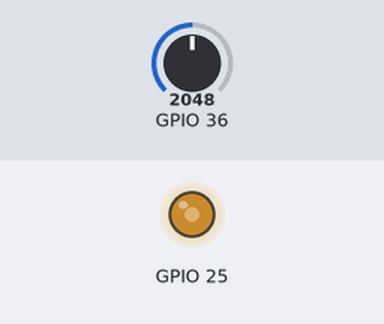
Recording of a program running on a simulated ESP32. Shown: output pins drawn as LEDs (lit = HIGH). The test bench sets the inputs (shaded band); at power-on: GPIO 36 = 2048. What the program prints to the serial monitor is not drawn.

Above: at 1.2 s.
1.3 s: GPIO 36 set to 0
4.3 s: GPIO 36 set to 4095
Timing chart, 0 to 13.3 s (numbered marks = the images above; inputs shaded):
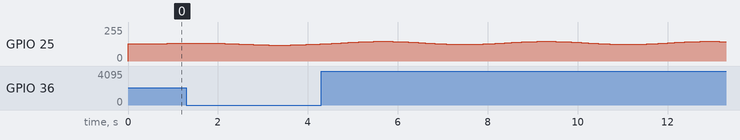

The program:

main.cpp
```cpp
#include <Arduino.h>
#include "steptimer.h"
#include "statespace.h"
#include <driver/adc.h>
//#include <dac.h>


StepTimer timer;
sss::StateSpace<2,1,1> sys;
maths::matrix<1,1> u;

void setup() {
	Serial.begin(115200);

	maths::matrix<2,2> A = {{0,1},{-1 -2}};
	maths::matrix<2,1> B = {{0},{1}};
	maths::matrix<1,2> C = {{1,0}};

	sys.setA(A);
	sys.setB(B);
	sys.setC(C);
	u.set<0,0>(0);

	adc1_config_width(ADC_WIDTH_BIT_12);
    adc1_config_channel_atten(ADC1_CHANNEL_0, ADC_ATTEN_DB_0);

	timer.fixedStepTime(1000);
	timer.reset();
}

#define FACTOR 0.0000805860805860
#define CONVERT(val) ((float)((FACTOR)*(val)))

float value;
void loop()
{
	//
	timer.tick([&]()mutable
	{
		value = CONVERT(adc1_get_raw(ADC1_CHANNEL_0));
		u.set<0,0>(value);
		sys.updateLeapfrog(timer.elapsedTime()/1000000.0f, u);

		float output = sys.getOutput().get<0,0>() / 3.3f;
		output = output * 255 + 128;
		output = min(max(output, 0.0f), 255.0f);
		dacWrite(DAC1, (uint8_t)output);
		Serial.print(output);
	});
}
```

matrix.h
```cpp
#pragma once
#include <stdint.h>
#include <math.h>

namespace maths
{
    template<size_t ROW, size_t COL>
    struct matrix {
        enum matrix_type {
            ZERO,
            IDENTITY
        };

        matrix(std::initializer_list<std::initializer_list<float>> init) {
            size_t i = 0;
            for (auto& row : init) {
                size_t j = 0;
                for (auto& value : row) {
                    data[i][j] = value;
                    ++j;
                }
                ++i;
            }
        }

        matrix(float value = 0) {
            for (size_t i = 0; i < ROW; ++i) for (size_t j = 0; j < COL; ++j)
			    data[i][j] = value;
        }
        matrix(matrix_type type) {
            switch (type)
            {
            case IDENTITY:
                for (size_t i = 0; i < ROW; ++i) for (size_t j = 0; j < COL; ++j)
                    data[i][j] = (i == j) ? 1 : 0;
                break;
            default:
                for (size_t i = 0; i < ROW; ++i) for (size_t j = 0; j < COL; ++j)
                    data[i][j] = 0;
            //case ZERO:
                break;
            }
        }
        matrix(matrix&&) = default;
        matrix(matrix const&) = default;

        matrix& operator = (matrix&&) = default;
        matrix& operator = (matrix const&) = default;

        matrix& operator = (matrix_type type) {
            switch (type)
            {
            case IDENTITY:
                for (size_t i = 0; i < ROW; ++i) for (size_t j = 0; j < COL; ++j)
                    data[i][j] = (i == j) ? 1 : 0;
                break;
            default:
                for (size_t i = 0; i < ROW; ++i) for (size_t j = 0; j < COL; ++j)
                    data[i][j] = 0;
            //case ZERO:
                break;
            }
			return *this;
        }

        template<size_t M, size_t N>
        float & get() {
            static_assert(M < ROW && N < COL, "Index out of bounds");
            return data[M][N];
		}
        template<size_t M, size_t N>
        float const& get()const {
            static_assert(M < ROW && N < COL, "Index out of bounds");
            return data[M][N];
        }
        template<size_t M, size_t N>
        void set(float value) {
            static_assert(M < ROW && N < COL, "Index out of bounds");
            data[M][N] = value;
        }

        float& operator ()(size_t i, size_t j) {
            return data[i][j];
        }
        float const& operator()(size_t i, size_t j) const {
            return data[i][j];
        }

    private:
		float data[ROW][COL];
    };
}

namespace maths
{
    template<size_t M, size_t N>
    inline matrix<M, N>& zero(matrix<M, N>& m) {
		m = matrix<M, N>::ZERO;
        return m;
    }

    template<size_t M>
    inline matrix<M, M>& identity(matrix<M, M>& m) {
        m = matrix<M, M>::IDENTITY;
        return m;
    }

    template<size_t M, size_t N, size_t O>
    inline matrix<M, O> mul(matrix<M, N> const& a, matrix<N, O> const& b) {
        matrix<M, O> out(0);
        for (int i = 0; i < M; i++) {
            for (int k = 0; k < O; k++) {
                for (int j = 0; j < N; j++) {
                    out(i, k) += a(i, j) * b(j, k);
                }
            }
        }
        return out;
    }

    template<size_t M, size_t N>
    inline matrix<M, N> mul(matrix<M, N> const& a, float const& b) {
        matrix<M, N> out(0);
        for (int i = 0; i < M; i++) {
            for (int k = 0; k < N; k++) {
                out(i, k) = a(i, k) * b;
            }
        }
        return out;
    }

    template<size_t M, size_t N>
    inline matrix<M, N> mul(float const& a, matrix<M, N> const& b) {
        matrix<M, N> out(0);
        for (int i = 0; i < M; i++) {
            for (int k = 0; k < N; k++) {
                out(i, k) = a * b(i, k);
            }
        }
        return out;
    }

    template<size_t M, size_t N>
    inline matrix<M, N> add(matrix<M, N> const& a, matrix<M, N> const& b) {
        matrix<M, N> out;
        for (int i = 0; i < M; i++) {
            for (int k = 0; k < N; k++) {
                out(i, k) = a(i, k) + b(i, k);
            }
        }
        return out;
	}

    template<size_t M, size_t N>
    inline matrix<M, N> sub(matrix<M, N> const& a, matrix<M, N> const& b) {
        matrix<M, N> out;
        for (int i = 0; i < M; i++) {
            for (int k = 0; k < N; k++) {
                out(i, k) = a(i, k) - b(i, k);
            }
        }
        return out;
    }

    // Transpuesta
    template<size_t M>
    inline matrix<M, M>& transpose(matrix<M, M>& m) {
        for (int i = 0; i < M; i++) {
            for (int j = i + 1; j < M; j++) {
                float tmp = m(i, j);
                m(i, j) = m(j, i);
                m(j, i) = tmp;
            }
        }
        return m;
    }

    // Determinante (recursivo por expansión de cofactores, no muy eficiente)
    template<size_t M>
    inline float det(matrix<M, M> const& m) {
        if (M == 1) {
            return m(0, 0);
        }
        else if (M == 2) {
            return m(0, 0) * m(1, 1) - m(0, 1) * m(1, 0);
        }
        else {
            float d = 0;
            for (int j = 0; j < M; j++) {
                // construir submatriz (M-1)x(M-1)
                matrix<M - 1, M - 1> sub;
                for (int r = 1; r < M; r++) {
                    int colIndex = 0;
                    for (int c = 0; c < M; c++) {
                        if (c == j) continue;
                        sub(r - 1, colIndex) = m(r, c);
                        colIndex++;
                    }
                }
                float cofactor = ((j % 2 == 0) ? 1 : -1) * m(0, j) * det(sub);
                d += cofactor;
            }
            return d;
        }
    }

    // Inversa (usando adjunta y determinante)
    template<size_t M>
    inline matrix<M, M> invert(matrix<M, M> const& m) {
        float d = det(m);
        if (d == 0) throw std::runtime_error("Matrix not invertible");

        matrix<M, M> out(0);
        for (int i = 0; i < M; i++) {
            for (int j = 0; j < M; j++) {
                // submatriz
                matrix<M - 1, M - 1> sub;
                int rIndex = 0;
                for (int r = 0; r < M; r++) {
                    if (r == i) continue;
                    int cIndex = 0;
                    for (int c = 0; c < M; c++) {
                        if (c == j) continue;
                        sub(rIndex, cIndex) = m(r, c);
                        cIndex++;
                    }
                    rIndex++;
                }
                float cofactor = (((i + j) % 2 == 0) ? 1 : -1) * det(sub);
                out(j, i) = cofactor / d; // transpuesta de cofactores
            }
        }
        return out;
    }

    template<size_t M>
    inline matrix<M, M> pow(matrix<M, M> const& m, int n) {
        if (n == 0) {
            return matrix<M, M>::IDENTITY;
        }
        else if (n > 0) {
            matrix<M, M> result = m;
            for (int i = 1; i < n; i++) {
                result = result * m;
            }
            return result;
        }
        else {
            return invert(pow(m, -n));
        }
    }
}

namespace maths
{
    template<size_t M, size_t N, size_t O>
    inline matrix<M, O> operator * (matrix<M, N> const& a, matrix<N, O> const& b) {
        return mul(a, b);
	}
    template<size_t M, size_t N>
    inline matrix<M, N> operator * (matrix<M, N> const& a, float const& b) {
        return mul(a, b);
    }
    template<size_t M, size_t N>
    inline matrix<M, N> operator * (float const& a, matrix<M, N> const& b) {
        return mul(a, b);
    }
    template<size_t M, size_t N>
    inline matrix<M, N> operator + (matrix<M, N> const& a, matrix<M, N> const& b) {
        return add(a, b);
    }
    template<size_t M, size_t N>
    inline matrix<M, N> operator - (matrix<M, N> const& a, matrix<M, N> const& b) {
        return sub(a, b);
	}

    template<size_t M>
    inline matrix<M, M> operator ~ (matrix<M, M> const& m) {
        return transpose(matrix<M, M>(m));
	}
}
```

statespace.h
```cpp
#pragma once

#include "matrix.h"

namespace sss
{
    using namespace maths;
    template<size_t N, size_t IN, size_t OUT>
    class StateSpace {
    public:
        StateSpace()
            : A(matrix<N, N>::ZERO)
            , B(matrix<N, IN>::ZERO)
            , C(matrix<OUT, N>::ZERO)
            , D(matrix<OUT, IN>::ZERO)
            , x(matrix<N, 1>::ZERO)
            , y(matrix<OUT, 1>::ZERO)
        {
        }

        matrix<N, N> const& getA()const { return this->A; }
        matrix<N, IN> const& getB()const { return this->B; }
        matrix<OUT, N> const& getC()const { return this->C; }
        matrix<OUT, IN> const& getD()const { return this->D; }

        void setA(matrix<N, N> const& value) { this->A = value; }
        void setB(matrix<N, IN> const& value) { this->B = value; }
        void setC(matrix<OUT, N> const& value) { this->C = value; }
        void setD(matrix<OUT, IN> const& value) { this->D = value; }

        matrix<N, 1>& getState() { return this->x; }
        matrix<N, 1> const& getState() const { return this->x; }
        matrix<OUT, 1>& getOutput() { return this->y; }
        matrix<OUT, 1> const& getOutput() const { return this->y; }

        void reset() {
            x = matrix<N, 1>::ZERO;
            y = matrix<OUT, 1>::ZERO;
        }

        void updateEuler(float dt, matrix<IN, 1> const& u) {
            matrix<N, 1> k1 = fs(x, u);
            x = x + k1 * dt;
            y = fo(x, u);
        }
        void updateLeapfrog(float dt, matrix<IN, 1> const& u) {
            matrix<N, 1> k1 = fs(x, u);
            matrix<N, 1> x_half = x + k1 * (dt * 0.5f);
            matrix<N, 1> k2 = fs(x_half, u);
            x = x + k2 * dt;
            y = fo(x, u);
        }
        void updateRK4(float dt, matrix<IN, 1> const& u) {
            matrix<N, 1> k1 = fs(x, u);
            matrix<N, 1> k2 = fs(x + k1 * (dt / 2.0f), u);
            matrix<N, 1> k3 = fs(x + k2 * (dt / 2.0f), u);
            matrix<N, 1> k4 = fs(x + k3 * dt, u);
            x = x + (k1 + 2 * k2 + 2 * k3 + k4) * (dt / 6.0f);
            y = fo(x, u);
        }

    private:
        inline matrix<N, 1> fs(matrix<N, 1> const& x, matrix<IN, 1> const& u) { return A * x + B * u; }
        inline matrix<OUT, 1> fo(matrix<N, 1> const& x, matrix<IN, 1> const& u) { return C * x + D * u; }

    private:
        /*
            x' = A*x + B*u
            y = C*x + D*u
        */
        matrix<N, N> A;
        matrix<N, IN> B;
        matrix<OUT, N> C;
        matrix<OUT, IN> D;
        matrix<N, 1> x; // actual state
        matrix<OUT, 1> y; // actual output
    };
}
```

steptimer.h
```cpp
#pragma once
#include <Arduino.h>
#include <stdint.h>

class StepTimer
{
public:
    StepTimer()
        : m_targetElapsedTime(0)
        , m_lastTime(0)
        , m_elapsedTime(0)
        , m_totalTime(0)
        , m_leftOverTime(0)
        , m_tickCount(0) {
    }

    uint64_t elapsedTime() const{
        return m_elapsedTime;
    }
    uint64_t totalTime() const{
        return m_totalTime;
    }
    uint32_t tickCount() const{
        return m_tickCount;
    }
    void ticksPerSecond(uint64_t ts) {
        m_targetElapsedTime = 1000000 / ts;
    }
    void fixedStepTime(uint64_t us) {
        m_targetElapsedTime = us;
    }

    void reset() {
        m_lastTime = micros();
        m_elapsedTime = 0;
        m_totalTime = 0;
        m_leftOverTime = 0;
        m_tickCount = 0;
    }
    void update() {
        uint64_t currentTime = micros();
        m_elapsedTime = currentTime - m_lastTime;
        m_lastTime = currentTime;
        m_totalTime += m_elapsedTime;
        m_leftOverTime = 0;
        m_tickCount++;
    }

    template<typename T>
    inline void tick(T&& func) {
        uint64_t currentTime = micros();
        uint64_t timeDelta = currentTime - m_lastTime;
        m_lastTime = currentTime;

        if (m_targetElapsedTime > 0) {
            m_leftOverTime += timeDelta;
            while (m_leftOverTime >= m_targetElapsedTime) {
                m_elapsedTime = m_targetElapsedTime;
                m_totalTime += m_targetElapsedTime;
                m_leftOverTime -= m_targetElapsedTime;
                m_tickCount++;
                func();
            }
        }
        else {
            m_elapsedTime = timeDelta;
            m_totalTime += timeDelta;
            m_leftOverTime = 0;
            m_tickCount++;
            func();
        }
    }

private:
    uint64_t m_targetElapsedTime;
    uint64_t m_lastTime;
    uint64_t m_elapsedTime;
    uint64_t m_totalTime;
    uint64_t m_leftOverTime;
    uint32_t m_tickCount;
};
```
